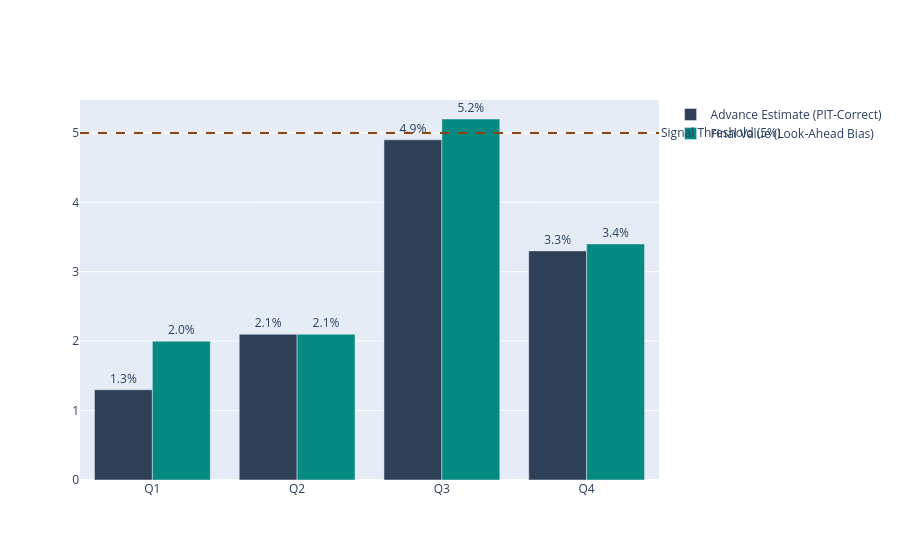

This figure's notebook cell:
### Code cell
# Visualize the divergence
fig_revision = go.Figure()

fig_revision.add_trace(
    go.Bar(
        name="Advance Estimate (PIT-Correct)",
        x=gdp_revisions["quarter"].to_list(),
        y=gdp_revisions["advance_estimate"].to_list(),
        marker_color="#2E4057",  # ML4T blue
        text=[f"{v:.1f}%" for v in gdp_revisions["advance_estimate"].to_list()],
        textposition="outside",
    )
)

fig_revision.add_trace(
    go.Bar(
        name="Final Value (Look-Ahead Bias)",
        x=gdp_revisions["quarter"].to_list(),
        y=gdp_revisions["final_value"].to_list(),
        marker_color="#048A81",  # Teal
        text=[f"{v:.1f}%" for v in gdp_revisions["final_value"].to_list()],
        textposition="outside",
    )
)

fig_revision.add_hline(
    y=5.0,
    line_dash="dash",
    line_color="#8B4513",
    annotation_text="Signal Threshold (5%)",
    annotation_position="right",
)

### Figure 1 — Plotly figure (JSON) as saved in the notebook; plotly's stock layout.template omitted (floating-point values rounded to 4 significant figures)
{"data": [{"marker": {"color": "#2E4057"}, "name": "Advance Estimate (PIT-Correct)", "text": ["1.3%", "2.1%", "4.9%", "3.3%"], "textposition": "outside", "type": "bar", "x": ["Q1", "Q2", "Q3", "Q4"], "y": [1.3, 2.1, 4.9, 3.3]}, {"marker": {"color": "#048A81"}, "name": "Final Value (Look-Ahead Bias)", "text": ["2.0%", "2.1%", "5.2%", "3.4%"], "textposition": "outside", "type": "bar", "x": ["Q1", "Q2", "Q3", "Q4"], "y": [2.0, 2.1, 5.2, 3.4]}], "layout": {"annotations": [{"showarrow": false, "text": "Signal Threshold (5%)", "x": 1, "xanchor": "left", "xref": "x domain", "y": 5.0, "yanchor": "middle", "yref": "y"}], "shapes": [{"line": {"color": "#8B4513", "dash": "dash"}, "type": "line", "x0": 0, "x1": 1, "xref": "x domain", "y0": 5.0, "y1": 5.0, "yref": "y"}]}}
